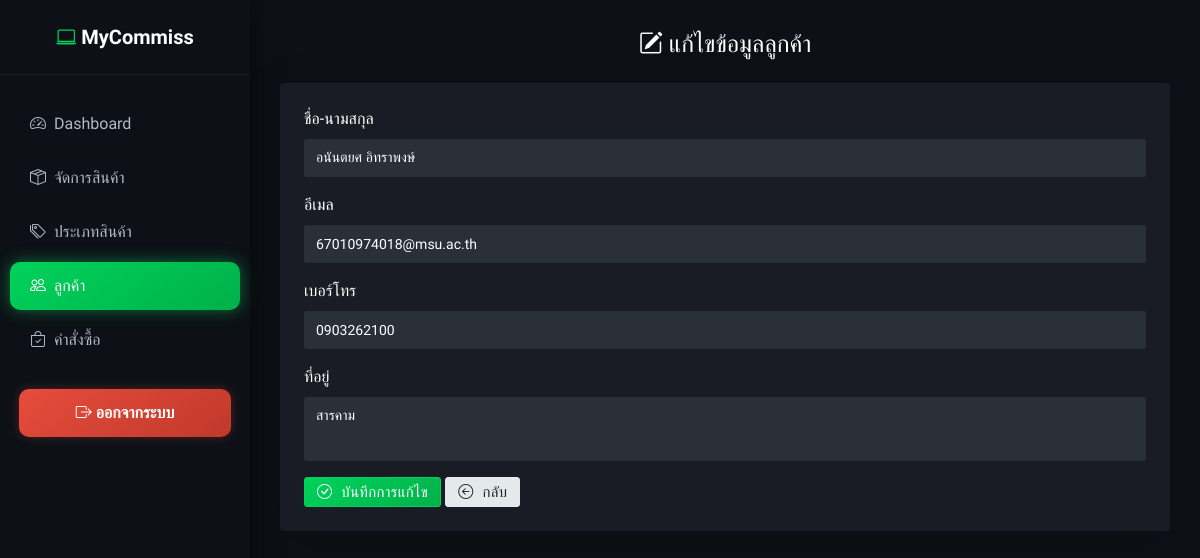
The app's page /admin/customer/customer_edit.php?id=3 with its own data.
### tables this page shows
CREATE TABLE `customers` (
  `customer_id` int(11) NOT NULL,
  `name` varchar(255) NOT NULL,
  `email` varchar(255) DEFAULT NULL,
  `password` varchar(255) DEFAULT NULL,
  `phone` varchar(10) DEFAULT NULL,
  `address` text DEFAULT NULL,
  `created_at` timestamp NOT NULL DEFAULT current_timestamp()
);

### admin/customer/customer_edit.php (the view, shortened to what this page needs)
<?php
include __DIR__ . "/../partials/connectdb.php";
$id = $_GET['id'] ?? null;
$stmt = $conn->prepare("SELECT * FROM customers WHERE customer_id = ?");
$stmt->execute([$id]);
$c = $stmt->fetch();
?>
<h3 class="mb-4 text-center fw-bold text-white">
  <i class="bi bi-pencil-square"></i> แก้ไขข้อมูลลูกค้า
</h3>
<form method="post" class="card p-4 shadow-lg border-0">
  <div class="mb-3">
    <label class="form-label">ชื่อ-นามสกุล</label>
    <input type="text" name="name" value="<?= htmlspecialchars($c['name']) ?>" class="form-control" required>
  </div>
  <div class="mb-3">
    <label class="form-label">อีเมล</label>
    <input type="email" name="email" value="<?= htmlspecialchars($c['email']) ?>" class="form-control" required>
  </div>
  <div class="mb-3">
    <label class="form-label">เบอร์โทร</label>
    <input type="text" name="phone" value="<?= htmlspecialchars($c['phone']) ?>" class="form-control" required>
  </div>
  <div class="mb-3">
    <label class="form-label">ที่อยู่</label>
    <textarea name="address" rows="3" class="form-control"><?= htmlspecialchars($c['address']) ?></textarea>
  </div>
  <div class="text-end">
    <button type="submit" class="btn btn-success">
      <i class="bi bi-check-circle"></i> บันทึกการแก้ไข
    </button>
    <a href="customers.php" class="btn btn-secondary">
      <i class="bi bi-arrow-left-circle"></i> กลับ
    </a>
  </div>
</form>
<?php
include __DIR__ . "/../partials/layout.php";
?>

### admin/partials/layout.php (style rules this page uses)
body { background: #0d1117; color: #fff; overflow-x: hidden; font-family: 'Prompt', sans-serif; margin: 0; }

### records on screen
customers: name "อนันตยศ อิทราพงษ์", email "67010974018@msu.ac.th", phone "0903262100", address "สารคาม"
